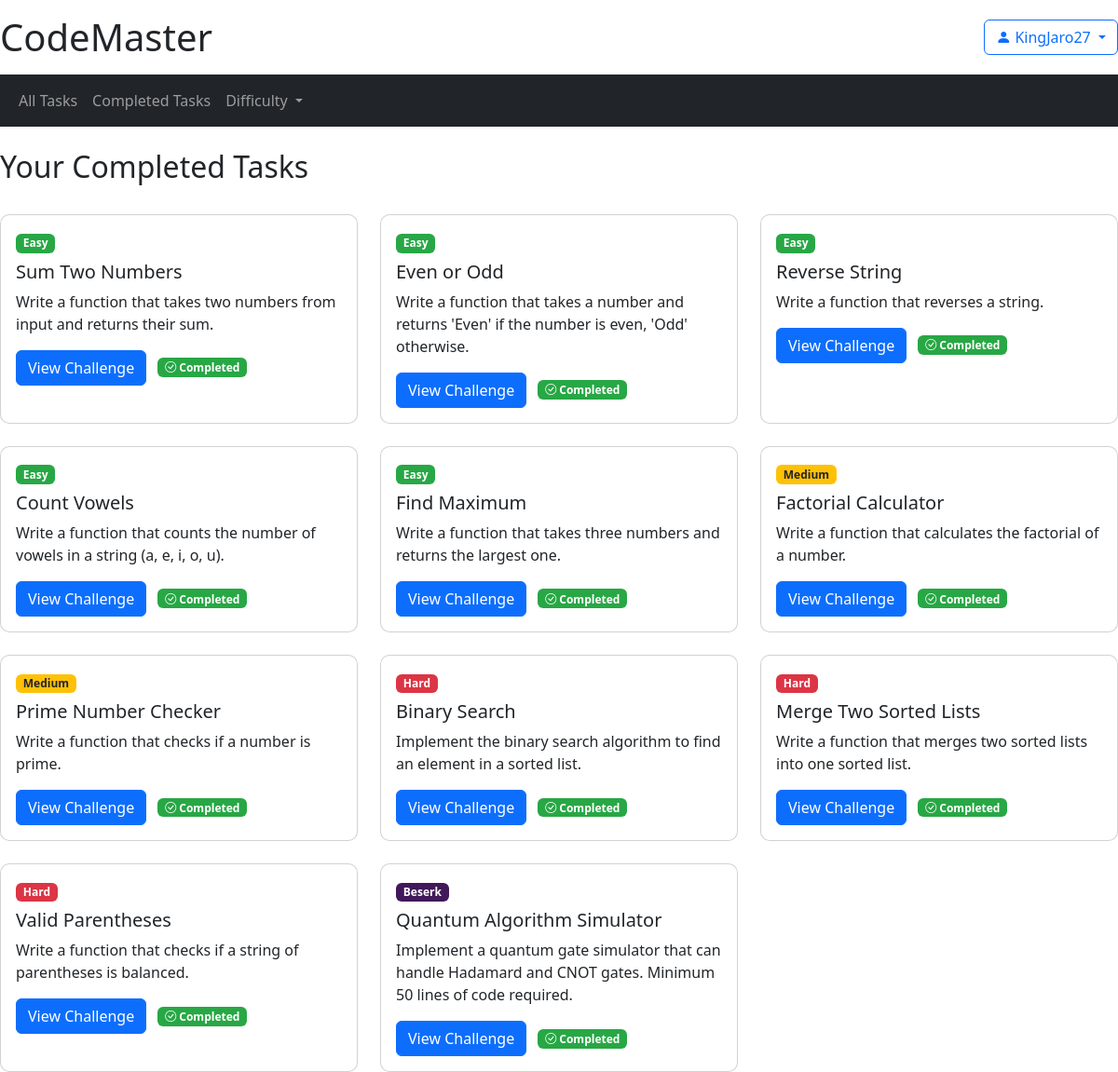
Page /completed (signed in) on the committed database.
### main_alc.py (models this page shows)
class Task(db.Model):
    __tablename__ = "tasks"
    id = db.Column(db.Integer, primary_key=True)
    title = db.Column(db.String(120), nullable=False)
    description = db.Column(db.Text, nullable=False)
    difficulty = db.Column(db.String(50), nullable=False)
    test_cases = db.relationship("TestCase", backref="task", lazy=True)
    user_progress = db.relationship("UserProgress", backref="task", lazy=True)

### main_alc.py (the view)
@app.route("/completed")
def completed_tasks():
    difficulty = request.args.get('difficulty', None)
    if "user_id" not in session:
        flash("Please login to view completed tasks", "danger")
        return redirect(url_for("login"))
    query = db.session.query(Task).join(UserProgress).filter(
        UserProgress.user_id == session["user_id"],
        UserProgress.completed == True
    )
    if difficulty in ['Easy', 'Medium', 'Hard']:
        query = query.filter(Task.difficulty == difficulty)
    tasks = query.all()
    return render_template(
        "completed.html",
        logged_in=True,
        username=session.get("username"),
        tasks=tasks,
        current_difficulty=difficulty
    )

### templates/completed.html (shortened to what this page needs)
{% extends "base.html" %}
{% block content %}
<div class="row mb-4">
    <div class="col">
        <h2>Your Completed Tasks</h2>
    </div>
</div>
<div class="row row-cols-1 row-cols-md-3 g-4">
    {% for task in tasks %}
    <div class="col">
        <div class="card h-100">
            <div class="card-body">
                <span class="badge {% if task.difficulty == 'Easy' %}bg-success
                 {% elif task.difficulty == 'Medium' %}bg-warning
                 {% elif task.difficulty == 'Hard' %}bg-danger
                 {% elif task.difficulty == 'Beserk' %}bg-beserk
                 {% endif %} mb-2">
                    {{ task.difficulty }}
                </span>
                <h5 class="card-title">{{ task.title }}</h5>
                <p class="card-text">{{ task.description }}</p>
                <a href="{{ url_for('view_task', task_id=task.id) }}" class="btn btn-primary">View Challenge</a>
                <span class="badge bg-success ms-2"><i class="bi bi-check-circle"></i> Completed</span>
            </div>
        </div>
    </div>
    {% else %}
    <div class="col-12">
        <div class="alert alert-warning">
            You haven't completed any tasks yet. Start coding!
        </div>
    </div>
    {% endfor %}
</div>
{% endblock %}

### static/style.css (style rules this page uses)
.card { border-radius: 10px; overflow: hidden; transition: transform 0.3s ease, box-shadow 0.3s ease; }
.badge.bg-success { background-color: #28a745 !important; }
.badge.bg-warning { background-color: #ffc107 !important; color: #212529; }
.badge.bg-danger { background-color: #dc3545 !important; }
body { margin: 0; padding: 0; overflow-x: hidden; }
.badge.bg-beserk { background-color: #411859 !important; color: white !important; }

### rows in the picture
Task: difficulty "Easy", title "Sum Two Numbers", description "Write a function that takes two numbers from input and returns their sum."
Task: difficulty "Easy", title "Even or Odd", description "Write a function that takes a number and returns 'Even' if the number is even, 'Odd' otherwise."
Task: difficulty "Easy", title "Reverse String", description "Write a function that reverses a string."
Task: difficulty "Easy", title "Count Vowels", description "Write a function that counts the number of vowels in a string (a, e, i, o, u)."
Task: difficulty "Easy", title "Find Maximum", description "Write a function that takes three numbers and returns the largest one."
Task: difficulty "Medium", title "Factorial Calculator", description "Write a function that calculates the factorial of a number."
Task: difficulty "Medium", title "Prime Number Checker", description "Write a function that checks if a number is prime."
Task: difficulty "Hard", title "Binary Search", description "Implement the binary search algorithm to find an element in a sorted list."
Task: difficulty "Hard", title "Merge Two Sorted Lists", description "Write a function that merges two sorted lists into one sorted list."
Task: difficulty "Hard", title "Valid Parentheses", description "Write a function that checks if a string of parentheses is balanced."
Task: difficulty "Beserk", title "Quantum Algorithm Simulator", description "Implement a quantum gate simulator that can handle Hadamard and CNOT gates. Minimum 50 lines of code required."

### other values in the picture
{{ username }} "KingJaro27"
